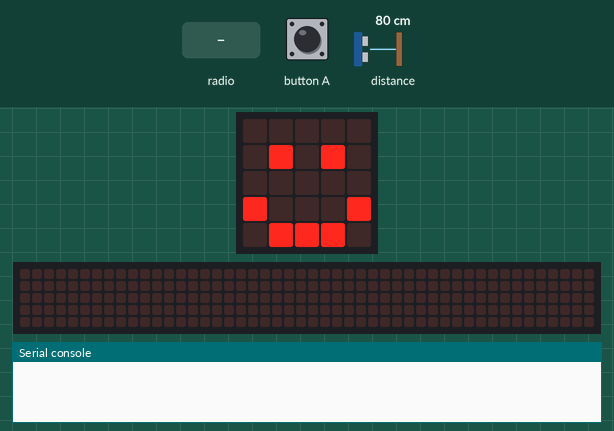
A program run on a simulated BBC micro:bit (MakeCode). Parts: the board's 5×5 LED display, a strip that is not on the board, showing the scrolling text unrolled, the last lines printed to the serial console. The inputs (shaded band) are chosen by the test bench; at power-on: distance to the obstacle 80 cm. No radio messages arrive unless stated (any console line starting 'radio sent:' is added by the test bench); the 48×5 strip is a reading aid, not a part: it shows the text the display is scrolling, unrolled, one strip-width of it at a time.

Above: at 1.8 s.
1.9 s: button A pressed for 0.15 s
At 2.13 s:
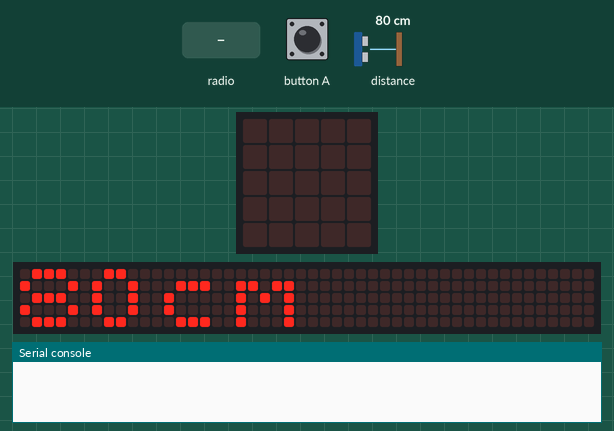
2.6 s: radio message "1" arrives
At 2.73 s:
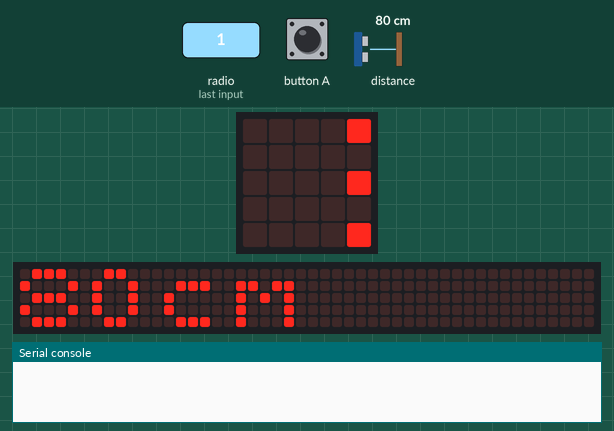
4.6 s: button A pressed for 0.15 s
At 7.23 s:
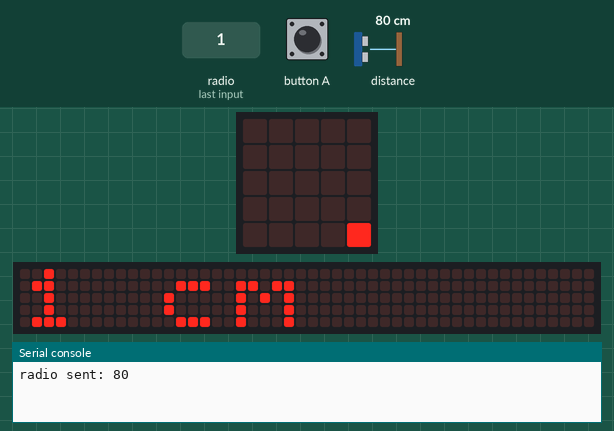

The program:

main.ts
```typescript
// (licence header left out)
// variables
let distanceFromObject: number = 0

// setup
radio.setGroup(7)
basic.showIcon(IconNames.Happy)

input.onButtonPressed(Button.A, function () {
  basic.clearScreen()

  // checking distance
  distanceFromObject = sonar.ping(
    DigitalPin.P1,
    DigitalPin.P2,
    PingUnit.Centimeters
  )
  basic.showString(distanceFromObject.toString() + ('cm'))
  basic.pause(500)
  radio.sendNumber(distanceFromObject)
})

// waiting for string from other microbit
radio.onReceivedNumber(function (receivedNumber) {
  basic.clearScreen()
  basic.showString(`${receivedNumber} cm`)
  distanceFromObject = receivedNumber

  // if distanceFromObject is less then or equal to 10 display to close if not dislay ok
  if (distanceFromObject <= 10) {
    basic.showString('To close.')
  } else {
    basic.showString('Good.')
  }
  basic.pause(500)
  basic.showIcon(IconNames.Happy)
})
```

Measured:
- after the input at 1.9 s, the display: changes after 0.16 s (image 1)
- after the input at 2.6 s, the display: first changes at once (image 2 shows a later state)
